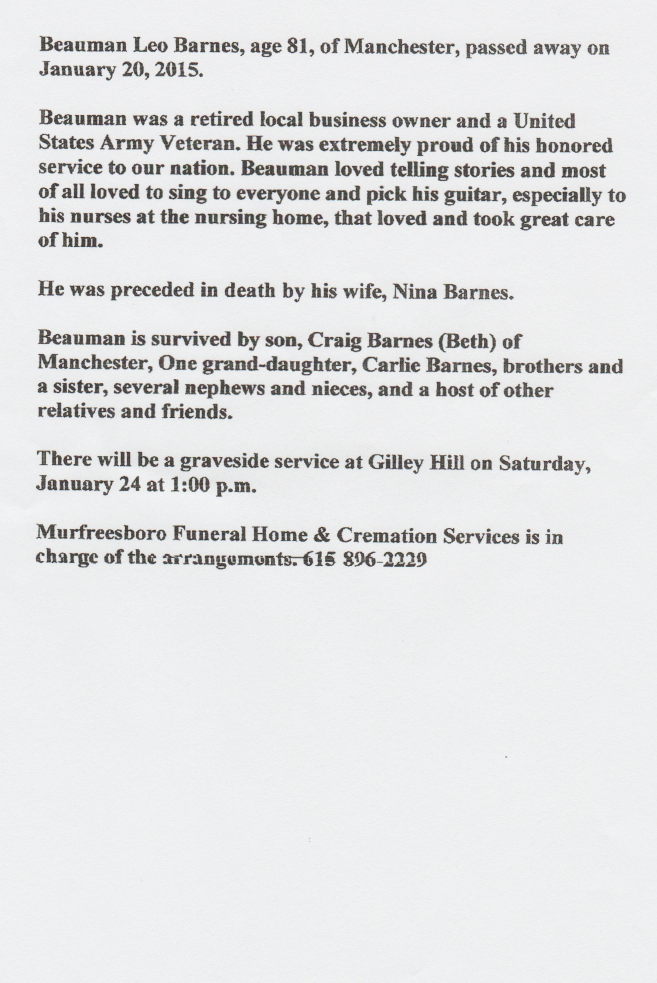
#> input picture example-repo/books/english/2.jpg, 1971 x 2949 px (shown at 1/3 size)
$ python -i preprocessing.py   (imports and definitions only)   (Python 2 division)   (older library calls are emulated)
#> lines starting #> are read from the running program, lines starting #| are printed output that depends on the picture; after the words box and inside, x2 and y2 are one past the last pixel; in counts of white or black regions, pixels touching at a corner belong together
# -*- coding: utf-8 -*-
"""
pre-processing and pattern matching.
This python module can perform the following functions:
1. Binarization - method binary_img(img) performs this function
2. Skew correction - method skew_correction(img) performs this function
Need to introduce machine learning of some sort to make the skew correction
method run faster :(
Or... A simple fix would be to resize the image first, and then apply the skew
correction method! That'll probably take lesser time...
Resizing is yielding better results.
"""

import cv2
import numpy as np
from scipy.stats import mode

kernel = np.ones((5,5),np.uint8)
clahe = cv2.createCLAHE(clipLimit=2.0, tileGridSize=(8,8))

"""
Method to binarize an image
Input: Grayscale image
Output: Binary image
The nature of the output is such that the text(foreground) has a colour
value of (255,255,255), and the background has a value of (0,0,0).
"""
def binary_img(img):

    #img_erode = cv2.dilate(img,kernel,iterations = 2)
    blur=cv2.medianBlur(img,5)

    #mask1 = np.ones(img.shape[:2],np.uint8)
    """Applying histogram equalization"""
    cl1 = clahe.apply(blur)

    circles_mask = cv2.dilate(cl1,kernel,iterations = 1)
    circles_mask = (255-circles_mask)

    thresh = 1
    circles_mask = cv2.threshold(circles_mask, thresh, 255, cv2.THRESH_BINARY)[1]
#> circles_mask: shape (2949, 1971); every value is 255

    edges = cv2.Canny(cl1,100,200)
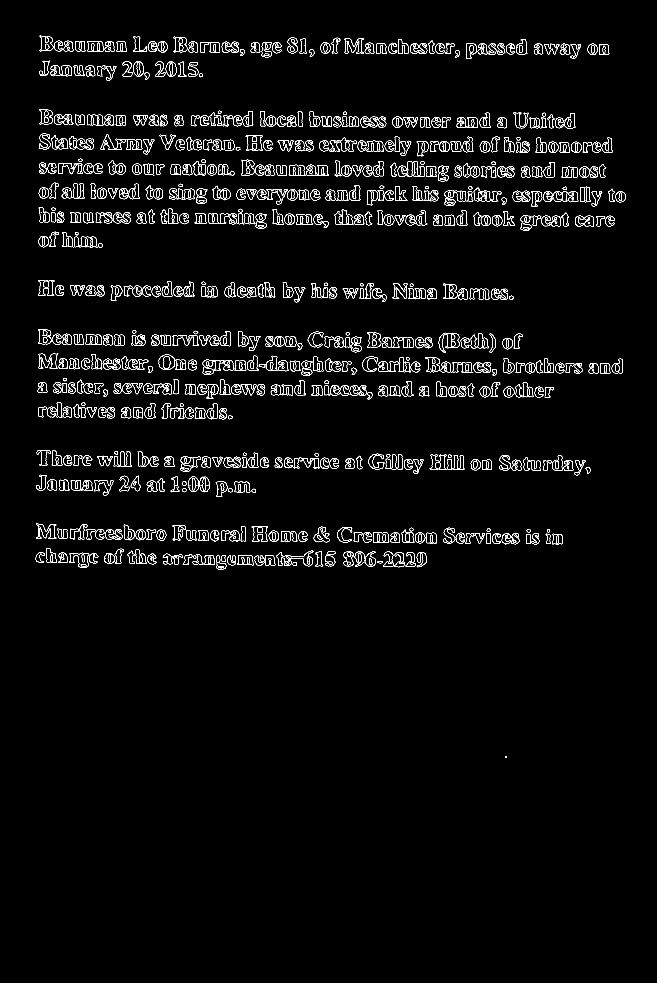
#> edges: shape (2949, 1971) (shown at 1/3 size); 2.1% white in thin lines or dots, all inside (x1, y1, x2, y2) = (107, 107, 1878, 2273)

    edges = cv2.bitwise_and(edges,edges,mask=circles_mask)

    dilation = cv2.dilate(edges,kernel,iterations = 1)
#> dilation: shape (2949, 1971); 10.3% white; 243 white regions, largest, box (x1, y1, x2, y2) and area: (113, 1059, 448, 1111) 9671, (1009, 1579, 1313, 1633) 8086, (1028, 1651, 1282, 1704) 8083

    display = cv2.bitwise_and(img,img,mask=dilation)

    cl2 = clahe.apply(display)
    cl2 = clahe.apply(cl2)

    ret,th = cv2.threshold(cl2,0,255,cv2.THRESH_BINARY+cv2.THRESH_OTSU)
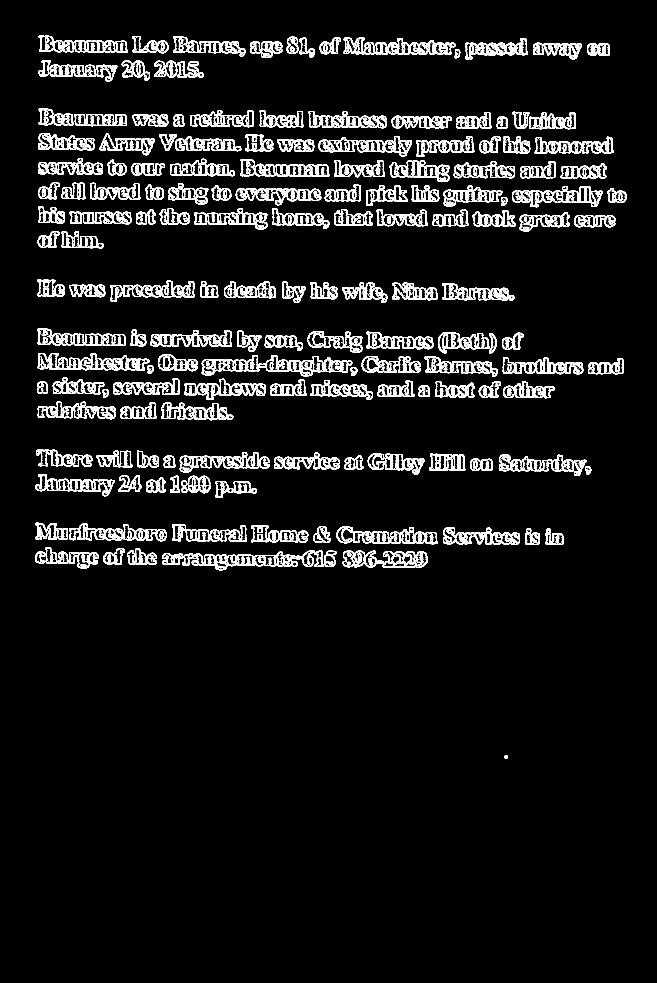
#> th: shape (2949, 1971) (shown at 1/3 size); 6.9% white; 2113 white regions (1683 under 20 px), largest, box (x1, y1, x2, y2) and area: (113, 1059, 448, 1111) 6390, (1009, 1579, 1313, 1633) 5539, (1028, 1651, 1282, 1704) 5193
#> ret = 96
    th = 255 - th

    thg = cv2.adaptiveThreshold(display,255,cv2.ADAPTIVE_THRESH_GAUSSIAN_C,\
            cv2.THRESH_BINARY,11,2)
#> thg: shape (2949, 1971); 88.8% white; 1994 black regions (923 under 20 px), largest, box (x1, y1, x2, y2) and area: (600, 1060, 1079, 1193) 7925, (481, 1645, 1014, 1716) 7641, (702, 549, 1088, 691) 7626

    #final = cv2.bitwise_and(dilation,dilation,mask=th)

    finalg = cv2.bitwise_and(dilation,dilation,mask=thg)
#> finalg: shape (2949, 1971); 6.8% white; 5587 white regions (5047 under 20 px), largest, box (x1, y1, x2, y2) and area: (113, 1059, 448, 1111) 5724, (1028, 1651, 1282, 1704) 4895, (955, 408, 1236, 470) 4874

    finalg = 255 - finalg

    abso = cv2.bitwise_and(dilation,dilation,mask=finalg)
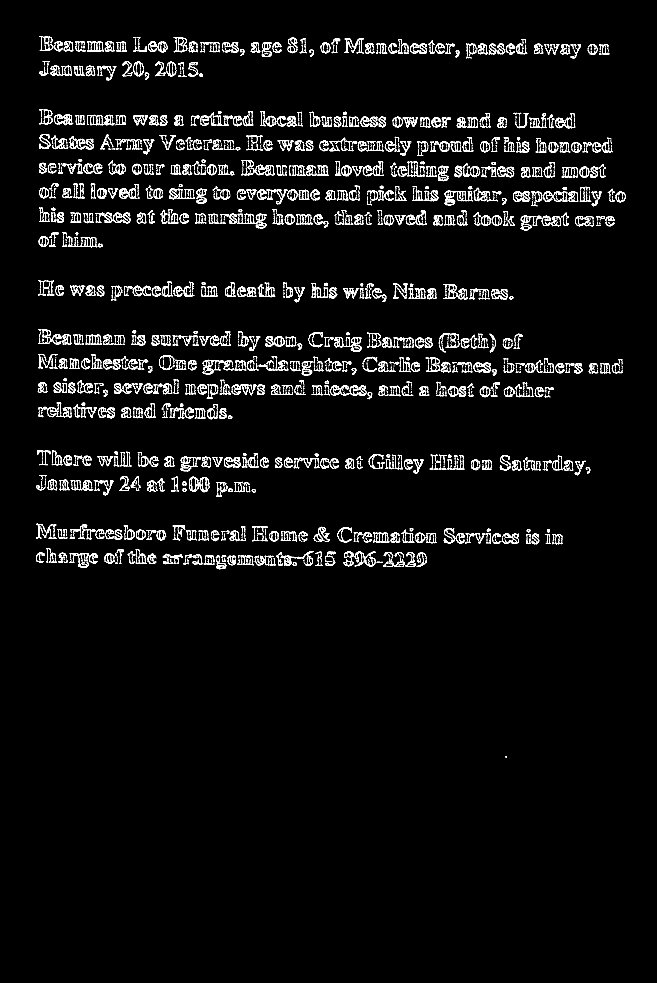
#> abso: shape (2949, 1971) (shown at 1/3 size); 3.5% white in thin lines or dots, all inside (x1, y1, x2, y2) = (108, 108, 1878, 2273)

    return abso

"""
Method to resize the image. This is going to help in reducing the number
of computations, as the size of data will reduce.
"""

def resize(img):

    r = 1000.0 / img.shape[1]
    dim = (1000, int(img.shape[0] * r))
    resized = cv2.resize(img, dim, interpolation = cv2.INTER_AREA)

    #cv2.imshow('resized', resized)
    return resized

"""
Method to correct the skew of an image
Input: Binary image
Output: Skew corrected binary image
The nature of the output is such that the binary image is rotated appropriately
to remove any angular skew.
Find out the right place to insert the resizing method call.
Try to find one bounding rectangle around all the contours
"""

def skew_correction(img):
    areas = []  #stores all the areas of corresponding contours
    dev_areas = []  #stores all the areas of the contours within 1st std deviation in terms of area#stores all the white pixels of the largest contour within 1st std deviation
    all_angles = []
    k = 0

    binary = binary_img(img)
    #binary = resize(binary)
    contours, hierarchy = cv2.findContours(binary,cv2.RETR_TREE,cv2.CHAIN_APPROX_SIMPLE)
#> contours = 5705 contours, 4153 with area under 20; largest, box (x1, y1, x2, y2) and area: (1333, 572, 1398, 617) 908, (1738, 500, 1769, 533) 733, (861, 568, 893, 601) 722, (115, 709, 146, 741) 702, (117, 562, 147, 595) 692
    #cnt = contours[0]
    #upper_bound=len(contours)
    height_orig, width_orig = img.shape[:2]
#> height_orig = 2949; width_orig = 1971
    words = np.zeros(img.shape[:2],np.uint8)

    for c in contours:
        areas.append(cv2.contourArea(c))
#> this loop made 5705 passes
#> c on passes 2, 3, 7: [[1196, 1700], [1197, 1700]], [[1227, 1692]], [[1167, 1691], [1169, 1691], [1170, 1692], [1171, 1691]]
#> after the loop, areas = 5705 values, max 907.5 at index 3741, min 0 at index 1, mean 25.58

    std_dev = np.std(areas)
#> std_dev = 56.07
    for i in areas:
        dev_areas.append(i-std_dev)
#> this loop made 5705 passes
#> i on passes 1 to 3: 6.5, 0, 0
#> after the loop, dev_areas = 5705 values, max 851.4 at index 3741, min -56.07 at index 1, mean -30.49

    dev_contours = np.zeros(img.shape[:2],np.uint8)

    for i in dev_areas:
        if((i>(-std_dev)) and (i<=(std_dev))):
            cv2.drawContours(dev_contours, contours, k, (255,255,255), -1)
        k+=1
#> this loop made 5705 passes
#> i on passes 1 to 3: -49.57, -56.07, -56.07
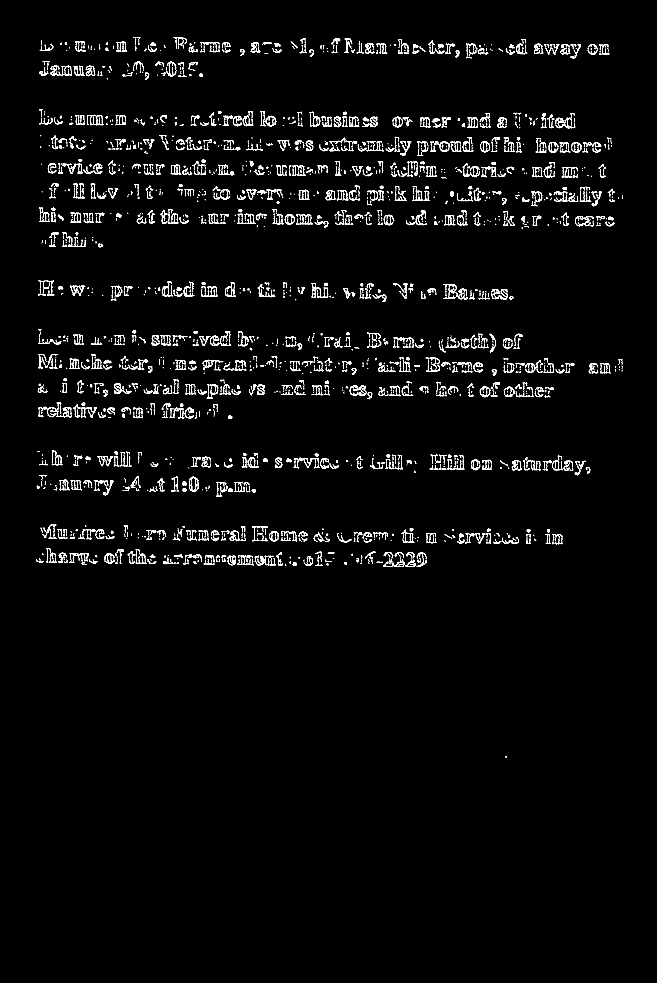
#> dev_contours: shape (2949, 1971) (shown at 1/3 size); 2.4% white in thin lines or dots, all inside (x1, y1, x2, y2) = (108, 111, 1868, 2273)
#> after the loop, k = 5705

    sobely = cv2.Sobel(dev_contours,cv2.CV_64F,0,1,ksize=5)
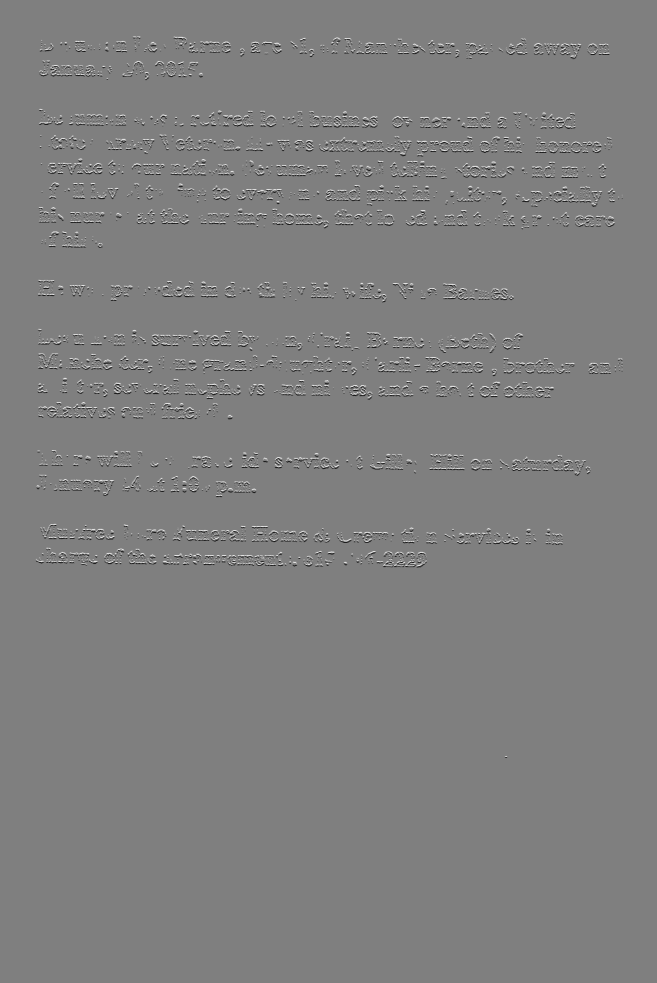
#> sobely: shape (2949, 1971) float64 (shown at 1/3 size); min -12240, max 12240, mean 0; drawn with min black and max white
    abs_sobel64f = np.absolute(sobely)
    sobel_8u = np.uint8(abs_sobel64f)
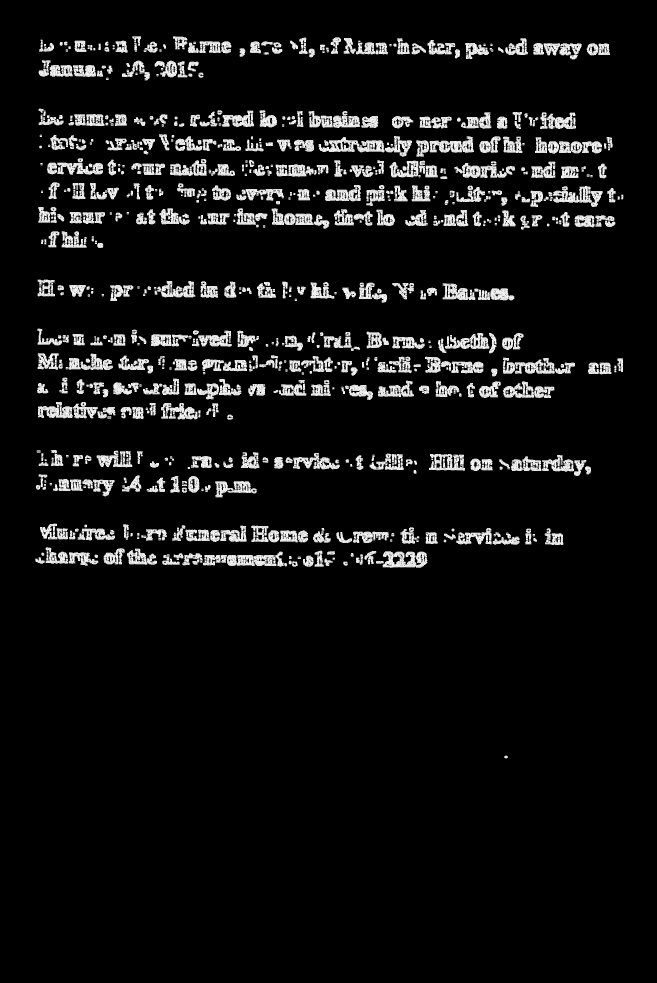
#> sobel_8u: shape (2949, 1971) (shown at 1/3 size); min 0, max 255, mean 17.5

    #cv2.imshow('Output2',sobel_8u)

    minLineLength = 100
    maxLineGap = 10
    lines = cv2.HoughLinesP(sobel_8u,1,np.pi/180,100,minLineLength,maxLineGap)

    for x1,y1,x2,y2 in lines[0]:
        cv2.line(words,(x1,y1),(x2,y2),(255,255,255),2)
#> this loop made 1 pass
#> (x1, y1, x2, y2) on pass 1: (1205, 437, 1230, 437)
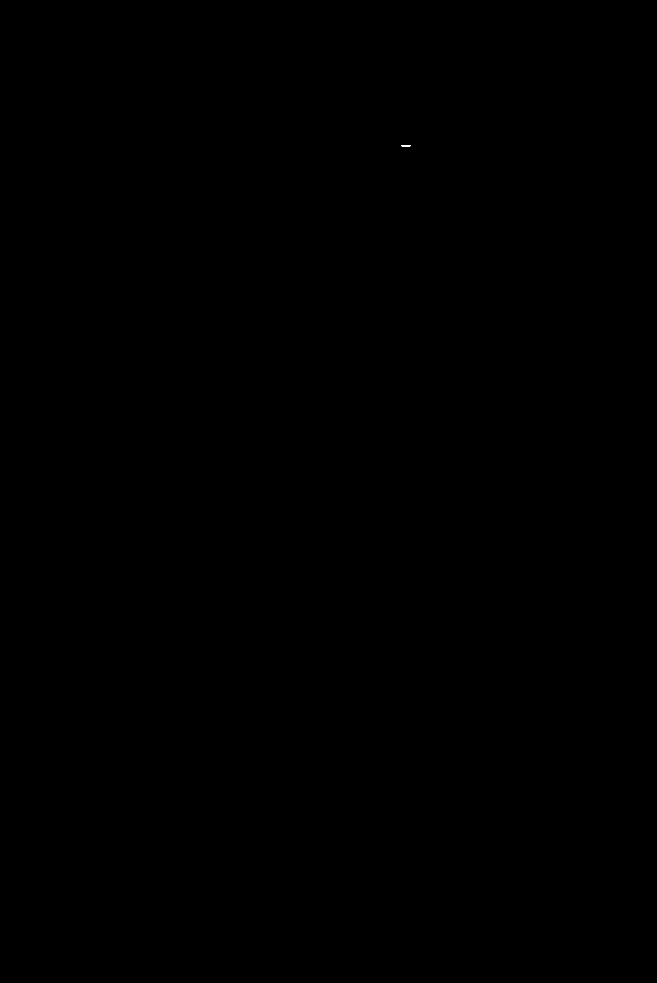
#> words: shape (2949, 1971) (shown at 1/3 size); 0% white; 1 white region, box (x1, y1, x2, y2) and area: (1204, 436, 1232, 439) 80
    #cv2.imshow('hough',words)

    height_orig, width_orig = img.shape[:2]
    all_angles = []


    contours, hierarchy = cv2.findContours(words,cv2.RETR_TREE,cv2.CHAIN_APPROX_SIMPLE)
#> contours = 1 item
    print len(contours)
#| 1
    contour_count=0;
    for c in contours:
        #max_index = np.argmax(areas)
        #current_contour = np.zeros(img.shape[:2],np.uint8)
        current_contour = np.zeros(img.shape[:2],np.uint8)
        cv2.drawContours(current_contour, contours, contour_count, (255,255,255), -1)

        height, width = current_contour.shape[:2]

        #all_white_pixels = []
        current_white_pixels = []

        for i in range(0,height):
            for j in range(0,width):
                if(current_contour.item(i,j)==255):
                    current_white_pixels.append([i,j])


        matrix = np.array(current_white_pixels)

        """Finding covariance matrix"""
        C = np.cov(matrix.T)

        eigenvalues, eigenvectors = np.linalg.eig(C)

        """Finding max eigenvalue"""
        #max_ev = max(eigenvalues)
        """Finding index of max eigenvalue"""
        max_index =  eigenvalues.argmax(axis=0)

        """The largest eigen value gives the approximate length of the bounding
        ellipse around the largest word. If we follow the index of the largest
        eigen value and find the eigen vectors in the column of that index,
        we'll get the x and y coordinates of it's centre."""
        y = eigenvectors[1,max_index]
        x = eigenvectors[0,max_index]

        angle = (np.arctan2(y,x))*(180/np.pi)
        all_angles.append(angle)
        contour_count+=1
        print contour_count

        print all_angles
        angle = np.mean(all_angles)
        print angle
#> this loop made 1 pass
#> (height, width, C, eigenvalues, eigenvectors, max_index, y, x) on pass 1: (2949, 1971, [[0.658, 0], [0, 60.15]], [0.658, 60.15], [[1, 0], [0, 1]], 1, 1, 0)
#| 1
#| [90.0]
#| 90.0
#> after the loop, all_angles = [90]; contour_count = 1

    k = 0;
    non_zero_angles = []

    for i in all_angles:
        if ((i != 0) and (i!=90.0)):
            non_zero_angles.append(i)
#> this loop made 1 pass
#> after the loop, non_zero_angles = []

    print non_zero_angles

    rounded_angles = []
    for i in non_zero_angles:
        rounded_angles.append(np.round(i,0))
#> this loop made 0 passes
#> after the loop, rounded_angles = []

    print rounded_angles
    print "mode is"
    #print np.mode(rounded_angles)
    #angle = np.mean(non_zero_angles)
    #angle = np.mode(rounded_angles)

#> (the run stopped early here; a loop or call above may not have finished)
